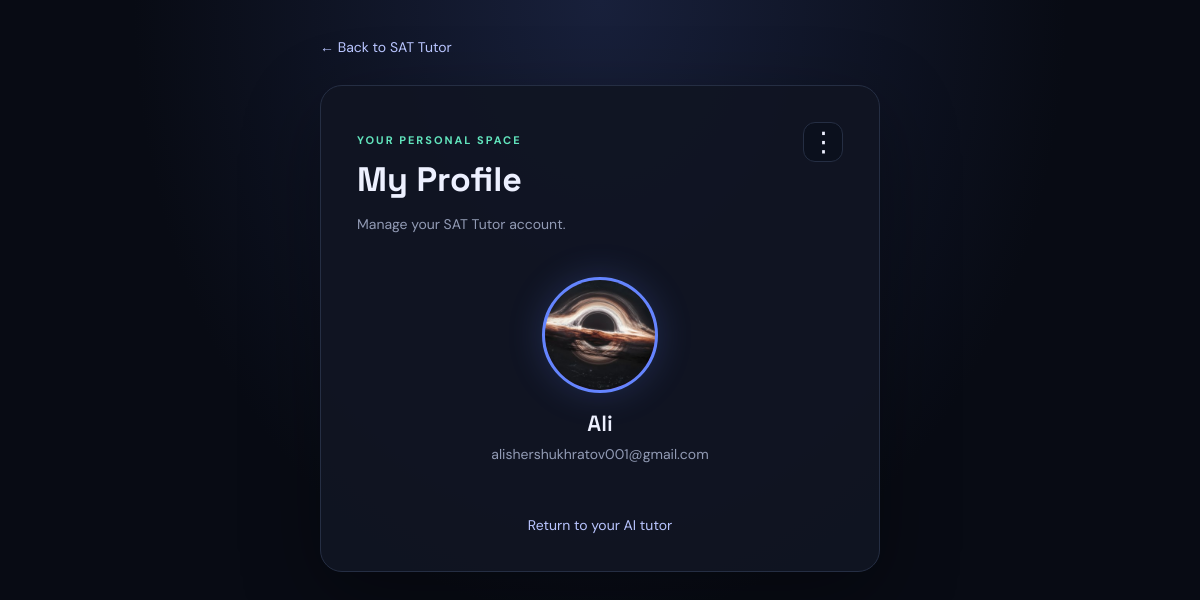
The app's page /profile (signed in) with its own data.
### app.py (models this page shows)
class User(UserMixin, db.Model):
    id = db.Column(db.Integer, primary_key=True)
    username = db.Column(db.String(30), unique=True, nullable=False)
    email = db.Column(db.String(254), unique=True, nullable=False)
    password_hash = db.Column(db.String(255), nullable=False)
    avatar_filename = db.Column(db.String(255), nullable=True)
    is_admin = db.Column(db.Boolean, nullable=False, default=False)

### app.py (the view, shortened to what this page needs)
@app.route("/profile", methods=["GET", "POST"])
@login_required
def profile():
    upload_folder = os.path.join(
        app.static_folder, "uploads", "avatars"
    )
    return render_template("profile.html")

### app.py (called while the page is built)
@login_manager.user_loader
def load_user(user_id):
    try:
        return db.session.get(User, int(user_id))
    except (TypeError, ValueError):
        return None

### templates/profile.html (shortened to what this page needs)
<!DOCTYPE html>
<html lang="en">
<head>
  <link rel="stylesheet" href="{{ url_for('static', filename='profile.css') }}">
</head>
<body>
  <main class="profile-page">
    <a href="/" class="back-link">← Back to SAT Tutor</a>
    <section class="profile-card">
      <div class="profile-top">
        <div class="profile-heading">
          <p class="eyebrow">YOUR PERSONAL SPACE</p>
          <h1>My Profile</h1>
          <p class="subtitle">Manage your SAT Tutor account.</p>
        </div>
        <div class="profile-menu">
          <button
            type="button"
            id="menu-button"
            class="menu-button"
            aria-label="Profile options"
            aria-expanded="false"
            aria-controls="profile-menu"
          >⋮</button>
        </div>
      </div>
      <div class="avatar">
        {% if current_user.avatar_filename %}
          <img
            src="{{ url_for('static', filename='uploads/avatars/' + current_user.avatar_filename) }}"
            alt="Your profile picture"
          >
        {% else %}
          <span>{{ current_user.username[0]|upper }}</span>
        {% endif %}
      </div>
      <h2 class="username">{{ current_user.username }}</h2>
      <p class="email">{{ current_user.email }}</p>
      <a href="/" class="home-link">Return to your AI tutor</a>
    </section>
  </main>
</body>
</html>

### static/profile.css (style rules this page uses)
* { box-sizing: border-box; }
:root { --bg: #080b14; --panel: #101522; --border: #252e43; --blue: #6485ff; --purple: #a17aff; --green: #62e5bd; --text: #edf0ff; --muted: #929bb5; }
body { margin: 0; min-height: 100vh; background: radial-gradient(ellipse at top, #18203b 0%, transparent 55%), var(--bg); color: var(--text); font-family: "DM Sans", sans-serif; }
.profile-page { width: min(100% - 32px, 560px); margin: 0 auto; padding: 36px 0 60px; }
.back-link, .home-link { color: #b9c5ff; text-decoration: none; font-size: 14px; }
.profile-card { margin-top: 28px; padding: 36px; background: rgba(16, 21, 34, 0.94); border: 1px solid var(--border); border-radius: 22px; text-align: center; box-shadow: 0 24px 80px #0005; }
.eyebrow { color: var(--green); font-size: 11px; font-weight: 700; letter-spacing: 2px; }
h1 { margin: 10px 0; font: 700 34px "Space Grotesk", sans-serif; }
.subtitle, .email, .hint { color: var(--muted); }
.subtitle { font-size: 14px; }
.avatar { width: 116px; height: 116px; margin: 30px auto 16px; display: grid; place-items: center; overflow: hidden; border-radius: 50%; border: 3px solid var(--blue); background: linear-gradient(135deg, var(--blue), var(--purple)); box-shadow: 0 0 35px #6485ff35; }
.avatar img { width: 100%; height: 100%; object-fit: cover; }
.username { margin: 0; font: 600 22px "Space Grotesk", sans-serif; }
.email { margin: 8px 0 28px; font-size: 14px; overflow-wrap: anywhere; }
.home-link { display: inline-block; margin-top: 25px; }
.profile-top { display: flex; align-items: flex-start; justify-content: space-between; gap: 16px; text-align: left; }
.profile-heading { min-width: 0; }
.profile-heading h1 { margin-top: 10px; }
.profile-menu { position: relative; flex-shrink: 0; }
.menu-button { width: 40px; height: 40px; display: grid; place-items: center; border: 1px solid var(--border); border-radius: 12px; background: #0b101d; color: var(--text); font-size: 27px; cursor: pointer; }

### records on screen
User: avatar_filename (picture), username "Ali", email "alishershukhratov001@gmail.com"
